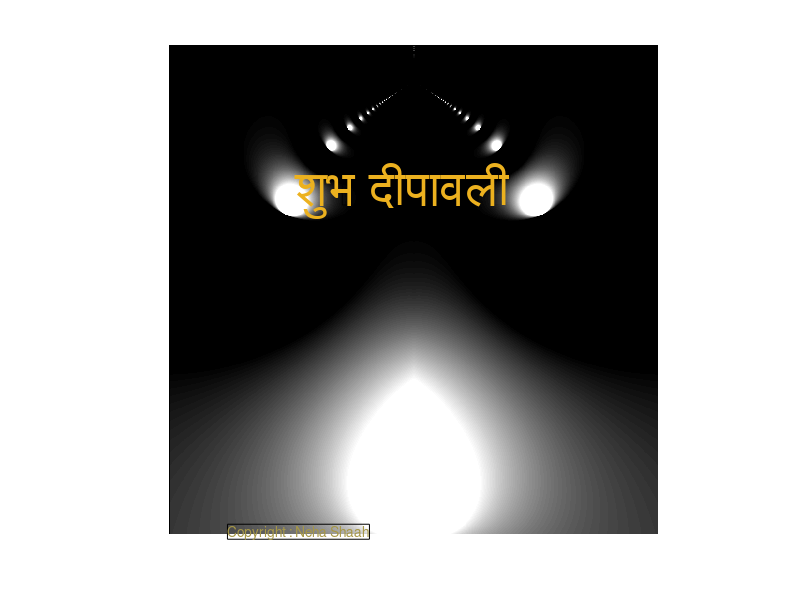

The MATLAB script that drew this image: (Note: this script raises an error after producing the figure.)
%% Diwali is a festival celebarted in India and is a festival of lights.
% The word Diwali or Deepawali literally means rows of lights. 
% This code produces an image with rows and lights and diwali greetings in
% Devnagari script that read - shubbh Deepawali - Wishing everyone a happy,
% safe  Diwali and a prosperous new year. 
% 
% Inputs : None 
% Output : Matlab figure with diwali greetings in Devnagari script
% 
% Copyright : Neha Shaah
%% %%%%%%%%%%%%%%%%%%%%%%%%%%%%%%%%%%%%%%%%%
r=1500;
f=3;
t=1.5;
Z = 0;
[x,y]=meshgrid(linspace(0.7,1.08,r),linspace(-.2,.2,r).*1i);
M=x+y;
%iterate  
for p=1:f
    Z=tan(Z.^t+M);                                           
end
imshow(real(Z'),'C',copper)
%get big picture
set(gcf,'Position',[0,0,3000,3000])
annotation(gcf,'textbox',...
     [0.42775467775468 0.658384311044581 0.149948020634123 0.0506454804151983],...
    'Color',[0.929411764705882 0.694117647058824 0.125490196078431],...
    'String','शुभ दीपावली',...
    'HorizontalAlignment','center',...
    'FontSize',36,...
    'FontName','AvantGarde',...
    'FitBoxToText','off');

annotation(gcf,'textbox',...
    [0.284303534303534 0.101284012419702 0.0857588333579211 0.0268123133002587],...
    'Color',[0.650980392156863 0.592156862745098 0.274509803921569],...
    'String',{'Copyright : Neha Shaah'},...
    'Rotation',90);
%%%%%%%%%%%%%%%%%%%%%%%%%%%%%%%%%%%%%%%%%%%%%%%%%%%%%%%%